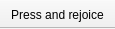
<?xml version="1.0" encoding="UTF-8"?>
<ui version="4.0">
 <class>widget</class>
 <widget class="QMainWindow" name="widget">
  <property name="geometry">
   <rect>
    <x>0</x>
    <y>0</y>
    <!-- Will automatically resize -->
    <width>1</width>
    <height>1</height>
   </rect>
  </property>
  <property name="windowTitle">
   <string>MainWindow</string>
  </property>
  <widget class="QPushButton" name="pushButton">
   <property name="text">
    <string>ok</string>
   </property>
  </widget>
  <widget class="QToolBar" name="toolBar">
   <property name="windowTitle">
    <string>toolBar</string>
   </property>
   <property name="movable">
    <bool>false</bool>
   </property>
   <property name="toolButtonStyle">
    <enum>Qt::ToolButtonTextOnly</enum>
   </property>
   <attribute name="toolBarArea">
    <enum>TopToolBarArea</enum>
   </attribute>
   <attribute name="toolBarBreak">
    <bool>false</bool>
   </attribute>
   <addaction name="actionPress_and_rejoice"/>
  </widget>
  <action name="actionPress_and_rejoice">
   <property name="icon">
    <iconset>
     <normaloff>:geotag-handle.svg</normaloff>:geotag-handle.svg</iconset>
   </property>
   <property name="text">
    <string>Press and rejoice</string>
   </property>
  </action>
 </widget>
 <resources/>
 <connections/>
</ui>
